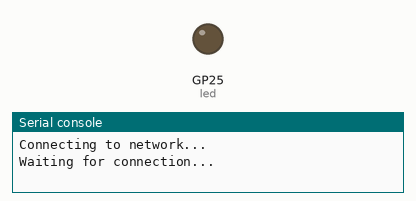
The program below on a simulated Raspberry Pi Pico running MicroPython. Parts: output pins drawn as LEDs (lit = HIGH), the last lines printed to the serial console. WiFi joins after 1.5 s; a reset restarts the program; the clock reads 2024-03-15 10:24:30 at power-on unless the program sets it; values from a settings file that is not in the repository are placeholders; web requests get an empty 200 reply after 0.4 s; files that are not in the repository are absent.

Above: at 0.1 s.
At 1.1 s:
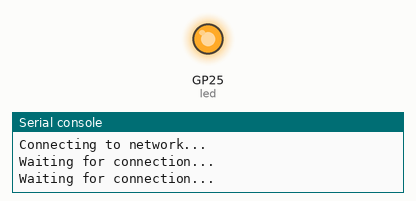
Timing chart, 0 to 4.6 s (numbered marks = the images above):
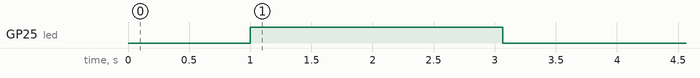

The program:

main.py
```python
import src.lib.update as update, env, src.lib.requests as requests, src.lib.logger as logger, src.lib.timew as timew, time, os, machine
from src.lib import base64

#gc.enable()

led = machine.Pin('LED', machine.Pin.OUT)
led.off()

t = timew.Time(time=time)

# Configure Logger
logger = logger.config(enabled=env.settings['debug'], include=env.settings['logInclude'], exclude=env.settings['logExclude'], time=t)
log = logger(append='boot')

loggerOta = logger(append='OTAUpdater')

io = update.IO(os=os, logger=loggerOta)
github = update.GitHub(
	io=io,
	remote=env.settings['githubRemote'],
	branch=env.settings['githubRemoteBranch'],
	logger=loggerOta,
	requests=requests,
	username=env.settings['githubUsername'],
	token=env.settings['githubToken'],
	base64=base64,
)
updater = update.OTAUpdater(io=io, github=github, logger=loggerOta, machine=machine)

try:
	updater.update()
except Exception as e:
	log('Failed to OTA update:', e)
	time.sleep(5)
	machine.reset()
	pass

try:
	import src.app.main as app
	app.Main(env=env, requests=requests, logger=logger, time=t, updater=updater)
except Exception as e:
	log('Failed to start main app:', e)
	time.sleep(5)
	machine.reset()
	pass
```

update.py
```python
import machine, asyncio

class IO:
  def __init__(self, os=None, logger=None):
    self.os = os
    self.log = logger(append='io')

  def rmtree(self, path):
    if not self.exists(path):
      return

    self.log('Removing directory [%s]' % path)
    for entry in self.os.ilistdir(path):
      isDir = entry[1] == 0x4000
      if isDir:
        self.rmtree(path + '/' + entry[0])
      else:
        self.os.remove(path + '/' + entry[0])
    self.os.rmdir(path)

  def move(self, fromPath, toPath):
    self.log('Moving [%s] to [%s]' % (fromPath, toPath))
    self.os.rename(fromPath, toPath)

  def copy(self, fromPath, toPath):
    self.log('Copying [%s] to [%s]' % (fromPath, toPath))
    if not self.exists(toPath):
      self.mkdir(toPath)

    for entry in self.os.ilistdir(fromPath):
      self.copy(fromPath + '/' + entry[0], toPath + '/' + entry[0])

    with open(fromPath) as fromFile:
      with open(toPath, 'w') as toFile:
        CHUNK_SIZE = 512 # bytes
        data = fromFile.read(CHUNK_SIZE)
        while data:
          toFile.write(data)
          data = fromFile.read(CHUNK_SIZE)
      toFile.close()
    fromFile.close()

  def exists(self, path) -> bool:
    try:
      self.os.listdir(path)
      return True
    except:
      return False

  def mkdir(self, path):
    self.log('Making directory [%s]' % path)
    self.os.mkdir(path)

  def readFile(self, path):
    with open(path) as f:
      return f.read()

  def writeFile(self, path, contents):
    self.log('Writing file %s' % path)
    with open(path, 'w') as file:
      file.write(contents)
      file.close()

  def path(self, *args):
    return '/'.join(args).replace('//', '/').lstrip('/').rstrip('/')

class OTAUpdater:

  def __init__(
    self,
    mainDir='src',
    nextDir='next',
    versionFile='.version',
    machine=None,
    io=None,
    github=None,
    logger=None,
  ):
    self.github = github
    self.mainDir = mainDir
    self.nextDir = nextDir
    self.versionFile = versionFile
    self.machine = machine
    self.io = io
    self.log = logger

  def compare(self):
    self.log('Pulling down remote... ')
    localSha = None
    try:
      localSha = self.io.readFile('%s/%s' % (self.mainDir, self.versionFile))
    except:
      self.log('No version file found.', name="compare")

    remoteSha = self.github.sha()

    self.log('Local SHA: ', localSha)
    self.log('Remote SHA: ', remoteSha)
    return (localSha, remoteSha)

  def checkForUpdate(self):
    (localSha, remoteSha) = self.compare()
    if localSha != remoteSha:
      # Reset the device so we don't have to worry about the watchdog
      self.machine.reset()

  def update(self):
    (localSha, remoteSha) = self.compare()
    if localSha == remoteSha:
      return

    pin = machine.Pin('LED', machine.Pin.OUT)
    led = asyncio.create_task(blink(pin, 0.5))

    self.io.rmtree(self.nextDir)
    self.io.mkdir(self.nextDir)
    self.github.download(remoteSha, self.nextDir, base=self.mainDir)
    self.io.writeFile(self.nextDir + '/' + self.versionFile, remoteSha)
    self.io.rmtree(self.mainDir)
    self.io.move(self.nextDir, self.mainDir)

    led.cancel()
    pin.off()

class GitHub:
  def __init__(self, requests=None, remote=None, io=None, logger=None, branch='master', username='', token='', base64=None):
    self.requests = requests
    self.remote = remote.rstrip('/').replace('https://github.com', 'https://api.github.com/repos')
    self.io = io
    self.log = logger(append='github')
    self.branch = branch
    self.logger = logger

    if username and token:
      self.headers = {'Authentication': 'Basic %s' % base64.b64encode(b'%s:%s' % (username, token))}
    else:
      self.headers = {}

  def sha(self):
    result = self.requests.get('%s/commits?per_page=1&sha=%s' % (self.remote, self.branch), logger=self.logger, headers=self.headers)
    if result.status_code == 200:
      sha = result.json()[0]['sha']
    else:
      raise Exception('Unexpected response from GitHub: %d:%s' % (result.status_code, result.reason))
    result.close()
    return sha

  def download(self, sha=None, destination=None, currentDir='', base=''):
    fileList = self.requests.get('%s/contents/%s?ref=%s' % (self.remote, self.io.path(base, currentDir), sha), logger=self.logger, headers=self.headers)

    for file in fileList.json():
      if file['type'] == 'file':
        result = self.requests.get(file['download_url'], logger=self.logger, headers=self.headers)
        result.save(self.io.path(destination, currentDir, file['name']))
      elif file['type'] == 'dir':
        self.io.mkdir(self.io.path(destination, currentDir, file['name']))
        self.download(sha=sha, destination=destination, currentDir=self.io.path(currentDir, file['name']), base=base)

    fileList.close()

async def blink(led, delay):
  while True:
    led.on()
    await asyncio.sleep(delay)
    led.off()
    await asyncio.sleep(delay)
```

logger.py
```python
import re
import io

def config(time=None, enabled=False, include=None, exclude=None):
  logger = Logger(time=time, enabled=enabled, include=include, exclude=exclude)

  def log(*args, append=None, existing='', name=''):
    if append:
      existing = existing + ':' + append
      return lambda *args, append=None, name='': log(*args, name=name, append=append, existing=existing)

    name = (existing + ':' + name).lstrip(':').rstrip(':')
    return logger(*args, name=name)

  return log

class Logger:
  def __init__(self, time=None, enabled=False, include=None, exclude=None):
    self.print = print
    self.time = time
    self.enabled = enabled
    self.include = list(map(re.compile, include))
    self.exclude = list(map(re.compile, exclude))

  def __call__(self, *args, name=''):
    if not self.enabled:
      return

    included = False
    excluded = False
    for include in self.include:
      if include.search(name):
        included = True
    for exclude in self.exclude:
      if exclude.search(name):
        excluded = True

    if not included and not excluded:
      return
    elif not included and excluded:
      return
    elif included and not excluded:
      pass
    elif included and excluded:
      return

    statement = []
    for arg in args:
      statement.append('%s' % arg)

    statement = "[%s][%s] %s" % (self.time.dateTimeIso(), name, ' '.join(statement))
    self.print(statement)
    return statement
```

timew.py
```python
days = ['Mon', 'Tue', 'Wed', 'Thu', 'Fri', 'Sat', 'Sun']
months = ['Jan', 'Feb', 'Mar', 'Apr', 'May', 'Jun', 'Jul', 'Aug', 'Sep', 'Oct', 'Nov', 'Dec']

class Time:
  def __init__(self, time=None):
    self._time = time

  def time(self):
    return self._time.time()

  def sleep(self, n):
    return self._time.sleep(n)

  def localtime(self):
    return self._time.localtime()

  def dateTimeIso(self):
    t = self._time.localtime()
    return "%d-%02d-%02dT%02d:%02d:%02dZ" % (t[0], t[1], t[2], t[3], t[4], t[5])

  def human(self):
    t = self._time.localtime()
    return "%s, %d %s %d %02d:%02d:%02d UTC" % (days[t[6]], t[2], months[t[1]-1], t[0], t[3], t[4], t[5])

  def sleep_us(self, n):
    return self._time.sleep_us(n)
```

base64.py
```python
import binascii

bytes_types = (bytes, bytearray)  # Types acceptable as binary data

def b64encode(s, altchars=None):
    """Encode a byte string using Base64.
    s is the byte string to encode.  Optional altchars must be a byte
    string of length 2 which specifies an alternative alphabet for the
    '+' and '/' characters.  This allows an application to
    e.g. generate url or filesystem safe Base64 strings.
    The encoded byte string is returned.
    """
    if not isinstance(s, bytes_types):
        raise TypeError("expected bytes, not %s" % s.__class__.__name__)
    # Strip off the trailing newline
    encoded = binascii.b2a_base64(s)[:-1]
    if altchars is not None:
        if not isinstance(altchars, bytes_types):
            raise TypeError("expected bytes, not %s"
                            % altchars.__class__.__name__)
        assert len(altchars) == 2, repr(altchars)
        return encoded.translate(bytes.maketrans(b'+/', altchars))
    return encoded
```

boot.py
```python
import network, ntptime, machine, env, time

led = machine.Pin('LED', machine.Pin.OUT)
led.on()

sta_if = network.WLAN(network.STA_IF)
if not sta_if.isconnected():
	print('Connecting to network...')
	sta_if.active(True)
	#sta_if.config(dhcp_hostname=env.settings['controllerName'])
	sta_if.connect(env.settings['wifiAP'], env.settings['wifiPassword'])
	count = 0
	while not sta_if.isconnected():
		print('Waiting for connection...')
		led.toggle()
		time.sleep(1)
		count += 1
		if count >= 45:
			print('Failed to connect to network')
			time.sleep(5)
			machine.reset()
			break
		pass
	led.on()
	print('%s: Connected to network: %s' % (env.settings['controllerName'], sta_if.ifconfig()))

	time.sleep(1)
	# Get current time from the internet
	ntptime.settime()
else:
	print('%s: Already connected via %s.' % (env.settings['controllerName'], sta_if.ifconfig()[0]))
```

Measured:
- by itself, GP25 (led): LOW → HIGH at 1.0 s, → LOW 2.1 s later
